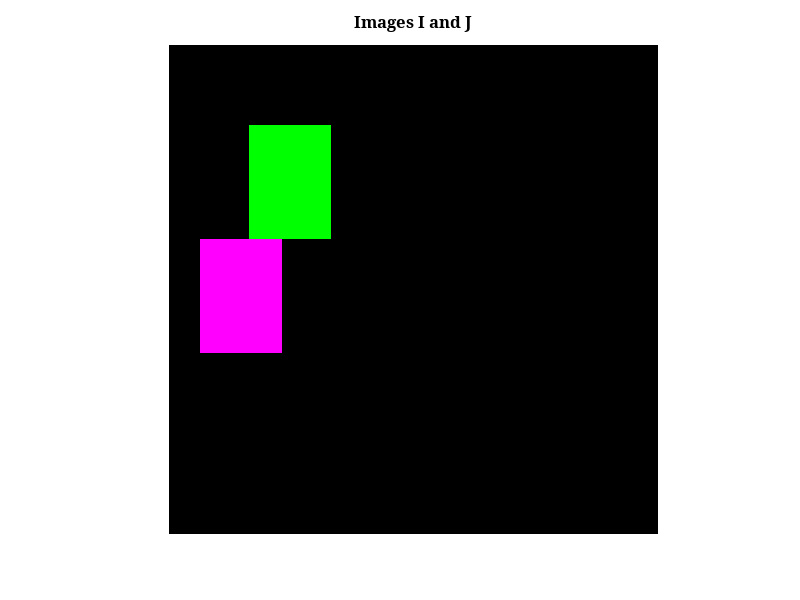
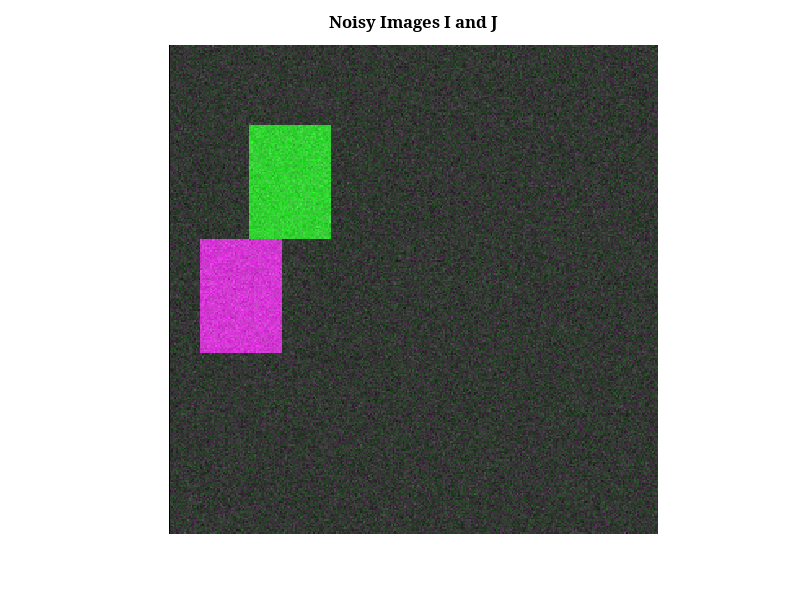
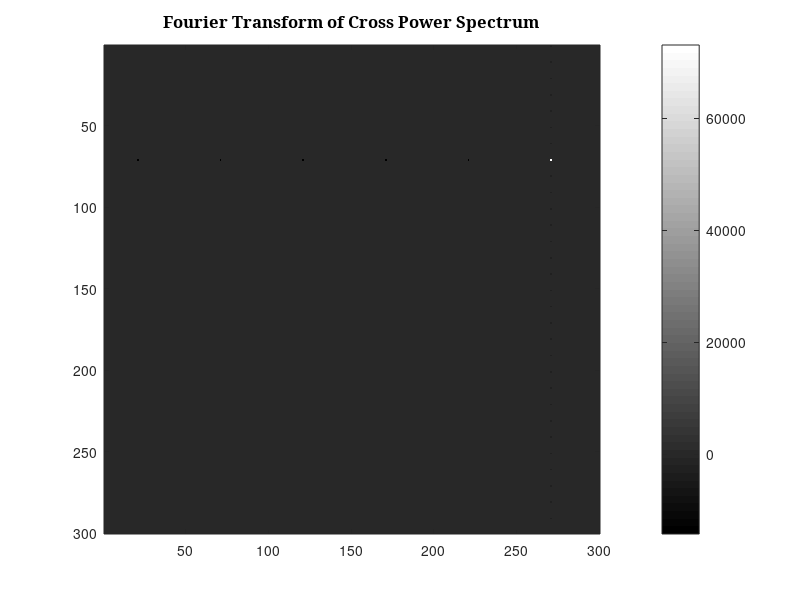
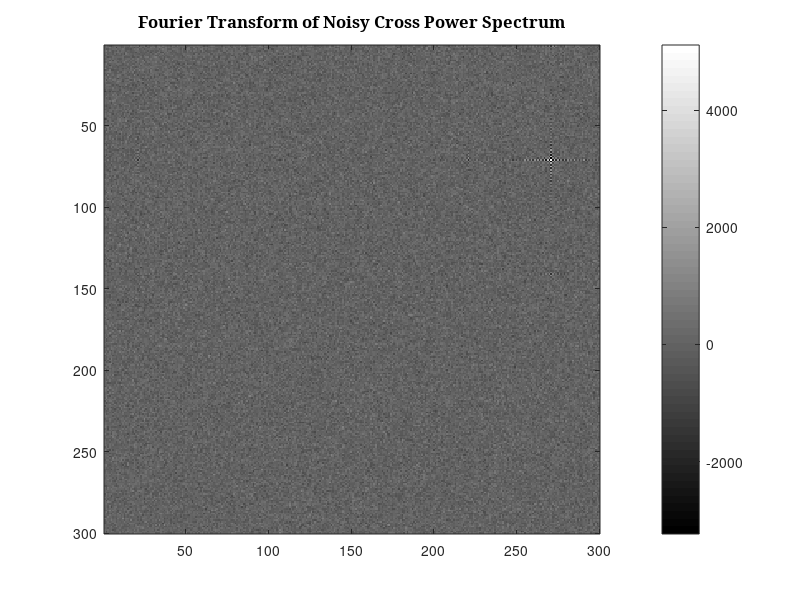

Write MATLAB code to recreate these figures, in order.
%% MyMainScript
close all
clear all
clc
tic;
%% 
I = zeros(300,300);
I(50:50+69, 50:50+49) = 255;
% Image J is a shifted version of I. Shift = (x_o, y_o)
J = zeros(300,300);
J( 120:120+69, 20:20+49)=255;


% Calculating the Fourier Transforms of the images O(NlogN)
FT_I = fftshift(fft2(I));
FT_J = fftshift(fft2(J));

% Calculating the Cross Power Spectrum O(N^2)
CP = (FT_I.*conj(FT_J))./(1e-5 + abs(FT_I).*abs(FT_J));
% Finding the FT of the Cross Power Spectrum O(NlogN)
CP_FT = real(fft2(CP));

%% Repeat with Noise added to images

noisy_I = I + 20*randn(300);

% Image J is a shifted version of I. Shift = (x_o, y_o)
noisy_J = J + 20*randn(300);

% Calculating the Fourier Transforms of the images O(NlogN)
FT_I_noisy = fftshift(fft2(noisy_I));
FT_J_noisy = fftshift(fft2(noisy_J));

% Calculating the Cross Power Spectrum O(N)
CP_noisy = (FT_I_noisy.*conj(FT_J_noisy))./(1e-5 + abs(FT_I_noisy).*abs(FT_J_noisy));

% Finding the FT of the Cross Power Spectrum O(NlogN)
CP_noisy_FT = real(fft2(CP_noisy));

%Display results
figure;
imshowpair(I,J);
title('Images I and J', 'Fontsize', 12, 'Fontname', 'Cambria');

figure;
imshowpair(noisy_I,noisy_J);
title('Noisy Images I and J', 'Fontsize', 12, 'Fontname', 'Cambria');

figure;
imagesc(CP_FT, [min(min(CP_FT)), max(max(CP_FT))]); colormap(gray); colorbar;
title('Fourier Transform of Cross Power Spectrum', 'Fontsize', 12, 'Fontname', 'Cambria');
figure;
imagesc(CP_noisy_FT, [min(min(CP_noisy_FT)), max(max(CP_noisy_FT))]); colormap(gray); colorbar;
title('Fourier Transform of Noisy Cross Power Spectrum', 'Fontsize', 12, 'Fontname', 'Cambria');
%%
% CP = exp{j2pi(ux_o + vy_o) and so the FT of CP would be a delta centred at (x_o, y_o)
%
% When there is no noise added, the FT of CP is a black image with a solitary white point at [X Y] = [271 71].
% This corresponds to a x_o = 270 and y_o = 70 (the difference of 1 arising due to MATLAB's indexing from 1)
% This corresponds to a shift of 270(or equivalenty -30, as image is considered to be periodic when Fourier transformation is applied)
% in the x direction and 70 in the y direction. 
%
% When there is noise, there is alot of noise in the Fourier transform of
% CP and so it is hard to identify the delta (ie a single pixel). The delta
% at [X Y] = [271 71] is faintly visible and is still the location ofmax
% value in the FT, but this is no longer true when noise levels are
% increased.

%% Time Complexity Analysis
% N = number of pixels in image
% Time Complexity using FFT-based image registration: O(NlogN + N) =
% O(NlogN)
%
% Time Complexity using pixel wise comparison for image registration:
% O(N^2) (because every pixel of the first image has to be compared to every pixel of the second image) 
toc;
